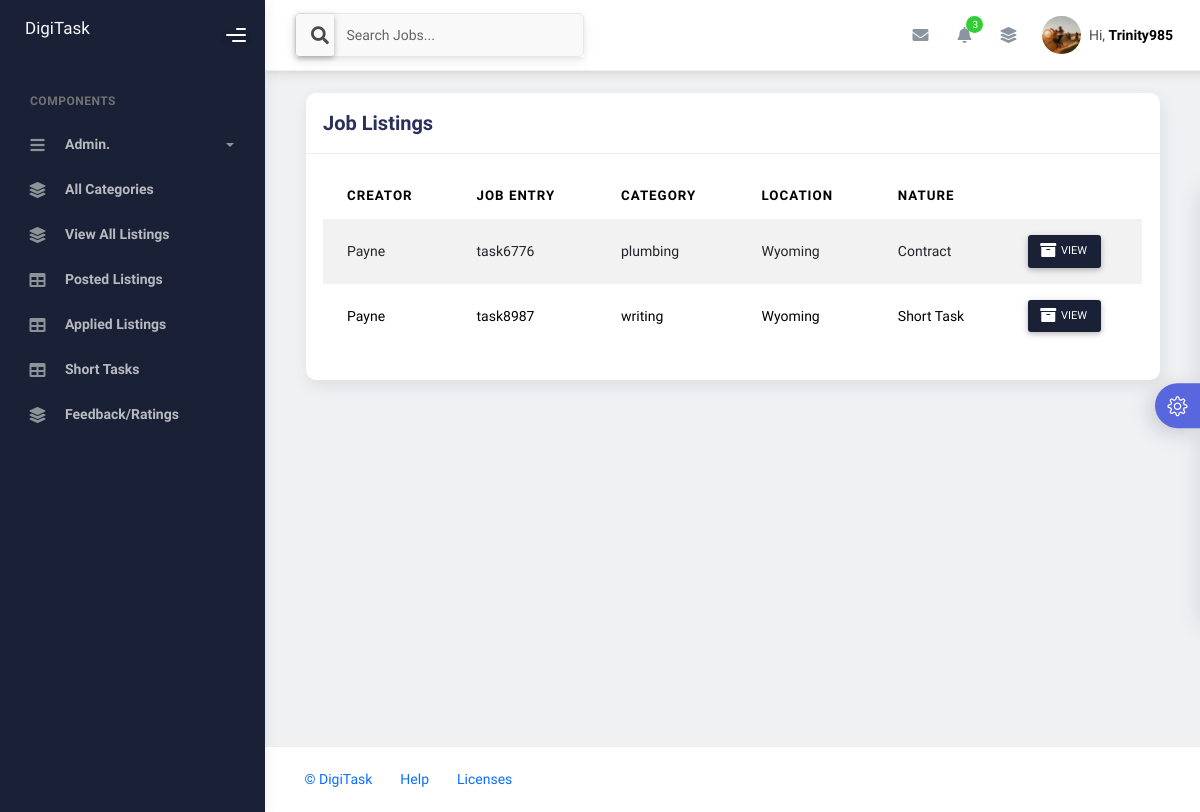
The app's page /dash/job_listings/ (signed in) with its own data.
### chats/models.py (models this page shows, shortened)
class Profile(models.Model):
    user = models.OneToOneField(User, on_delete=models.CASCADE, related_name="profile")
    phone = models.CharField(max_length=15, blank=True, null=True)
    company = models.ForeignKey(Company, on_delete=models.SET_NULL, blank=True, null=True)
    bio = models.TextField(blank=True, null=True)
    instagram = models.CharField(max_length=100, blank=True, null=True)
    linkedin = models.CharField(max_length=100, blank=True, null=True)
    avatar = models.ImageField(null=True, default="avatar5.png")

### dash/models.py (models this page shows, shortened)
class Job_Listing(models.Model):
    created_by = models.ForeignKey(User, on_delete=models.CASCADE)
    job = models.CharField(max_length=50)
    category = models.ForeignKey(Category, on_delete=models.CASCADE)
    description = models.CharField(max_length=255)
    location = models.CharField(max_length=50)
    nature = models.ForeignKey(Nature, on_delete=models.SET_NULL, null=True)
    create_date = models.DateTimeField(auto_now_add=True)
    payment = models.IntegerField(null=True, blank=True)
    status = models.CharField(max_length=50, default="pending")
    tasker = models.ForeignKey(User, on_delete=models.CASCADE, null=True, blank=True, related_name="short_tasker")
    featured_status = models.BooleanField(default=False)

class Category(models.Model):
    category = models.CharField(max_length=50)
    description = models.TextField(null=True, blank=True)
    create_date = models.DateTimeField(auto_now_add=True)
    def __str__(self):
        return str(self.category)

class Nature(models.Model):
    name = models.CharField(max_length=50)
    def __str__(self):
        return str(self.name)

### dash/views.py (the view, shortened to what this page needs)
# urls.py: path('job_listings/', views.job_listings, name="job_listings"),
@login_required(login_url='sign_in')
def job_listings(request):
    q = request.GET.get('q', '')
    jobs = Job_Listing.objects.exclude(created_by=request.user).filter(status='posted')
    context = {'listings': jobs}
    return render(request, 'dash_listings.html', context)

### chats/context_processors.py (called while the page is built)
def user_profile(request):
    if request.user.is_authenticated:
        profile = get_object_or_404(User, username=request.user)
        context = {'profile': profile}
        return context
    else:
        context = {}
        return context

def to_do(request):
    if request.user.is_authenticated:
        list_items = To_Do.objects.filter(user=request.user)
        context = {'to_do_items': list_items}
        return context
    else:
        context = {}
        return context

def notes(request):
    if request.user.is_authenticated:
        my_notes = My_Note.objects.filter(user=request.user)
        context = {'notes': my_notes}
        return context
    else:
        context = {}
        return context

def recent_messages(request):
    if request.user.is_authenticated:
        user = request.user
        messages = Chat_Message.objects.filter(sender=user).union(Chat_Message.objects.filter(receiver=user)).order_by('-create_date')
        recent_users = {}
        for message in messages:
            other_user = message.receiver if message.sender == user else message.sender
            if other_user not in recent_users:
                recent_users[other_user] = message
        user_messages = list(recent_users.values())
        context = {'recent_messages': user_messages}
        return context
    else:
        context = {}
        return context

### dash/context_processors.py (called while the page is built, shortened)
def search_jobs(request):
    q = request.GET.get('q', '')
    if request.user.is_authenticated:
        jobs = Job_Listing.objects.exclude(created_by=request.user).filter(
            Q(job__icontains=q) |
            Q(created_by__username__icontains=q) |
            Q(category__category__icontains=q) |
            Q(description__icontains=q) |
            Q(location__icontains=q) |
            Q(nature__name__icontains=q),
            status='posted'
        )
    context = {'search_query': q, 'listings': jobs}
    return context

def notes_context(request):
    if request.user.is_authenticated:
        count = Notification.objects.filter(user=request.user, is_read=False).count()
        latest_notifications = Notification.objects.filter(user=request.user, is_read=False).order_by('-create_date')[:5]
    else:
        count = 0
        latest_notifications = []
    context = {'total_unread_notes': count, 'latest_notes': latest_notifications}
    return context

### dash/models.py (called while the page is built)
    def __str__(self):
        return self.name

### templates/dash_listings.html (shortened to what this page needs)
{% extends 'dash_main.html' %}
{% block main %}
<div class="page-inner">
    <div class="page-category">
        <div class="container">
            <div class="col-md-12">
                <div class="card">
                    <div class="card-header d-flex w-100 justify-content-between">
                        <div class="card-title">Job Listings</div>
                    </div>
                    <div class="card-body">
                        <div class="table-responsive">
                            <table class="table table-striped table-hover">
                                <thead>
                                    <tr>
                                        <th scope="col">Creator</th>
                                        <th scope="col">Job Entry</th>
                                        <th scope="col">Category</th>
                                        <th scope="col">Location</th>
                                        <th scope="col">Nature</th>
                                    </tr>
                                </thead>
                                <tbody>
                                    {% for job_listing in listings %}
                                    <tr>
                                        <td>{{ job_listing.created_by }}</td>
                                        <td>{{ job_listing.job }}</td>
                                        <td>{{ job_listing.category }}</td>
                                        <td>{{ job_listing.location }}</td>
                                        <td>{{ job_listing.nature }}</td>
                                        <td>
                                            <div>
                                                <a class="btn btn-sm btn-black"
                                                    href="{% url 'job_details' job_listing.id %}">
                                                    <span class="btn-label">
                                                    </span>
                                                    View
                                                </a>
                                            </div>
                                        </td>
                                    </tr>
                                    {% endfor %}
                                </tbody>
                            </table>
                        </div>
                    </div>
                </div>
            </div>
        </div>
    </div>
</div>
{% endblock %}

### templates/dash_components/nav.html (shortened to what this page needs)
{% load static %}
<nav class="navbar navbar-header navbar-header-transparent navbar-expand-lg border-bottom">
  <div class="container-fluid">
    <nav class="navbar navbar-header-left navbar-expand-lg navbar-form nav-search p-0 d-none d-lg-flex">
      <form action="{% url 'job_listings' %}">
        <div class="input-group">
          <div class="input-group-prepend">
            <button type="submit" class="btn btn-search pe-1">
              <i class="fa fa-search search-icon"></i>
            </button>
          </div>
          <input type="text" name="q" value="{{ search_query }}" placeholder="Search Jobs..." class="form-control" />
        </div>
      </form>
    </nav>
    <ul class="navbar-nav topbar-nav ms-md-auto align-items-center">
      <li class="nav-item topbar-icon dropdown hidden-caret">
        <a class="nav-link dropdown-toggle" href="#" id="messageDropdown" role="button" data-bs-toggle="dropdown"
          aria-haspopup="true" aria-expanded="false">
          <i class="fa fa-envelope"></i>
        </a>
      </li>
      <li class="nav-item topbar-icon dropdown hidden-caret">
        <a class="nav-link dropdown-toggle" href="#" id="notifDropdown" role="button" data-bs-toggle="dropdown"
          aria-haspopup="true" aria-expanded="false">
          <i class="fa fa-bell"></i>
          <span class="notification">{{ total_unread_notes }}</span>
        </a>
      </li>
      <li class="nav-item topbar-icon dropdown hidden-caret">
        <a class="nav-link" data-bs-toggle="dropdown" href="#" aria-expanded="false">
          <i class="fas fa-layer-group"></i>
        </a>
      </li>
      <li class="nav-item topbar-user dropdown hidden-caret">
        <a class="dropdown-toggle profile-pic" data-bs-toggle="dropdown" href="#" aria-expanded="false">
          <div class="avatar-sm">
            <img src="{{ profile.profile.avatar.url }}" alt="..." class="avatar-img rounded-circle" />
          </div>
          <span class="profile-username">
            <span class="op-7">Hi,</span>
            <span class="fw-bold">{{ request.user|capfirst }}</span>
          </span>
        </a>
      </li>
    </ul>
  </div>
</nav>

### static/assets/css/notifications.css (style rules this page uses)
body { background: #EFF1F3; min-height: 100vh; position: relative; }

### records on screen
Job_Listing: created_by "Payne", job "task6776", category "plumbing", location "Wyoming", nature "Contract"
Job_Listing: created_by "Payne", job "task8987", category "writing", location "Wyoming", nature "Short Task"

### other values on screen
{{ total_unread_notes }} "3"
{{ request.user|capfirst }} "Trinity985"
